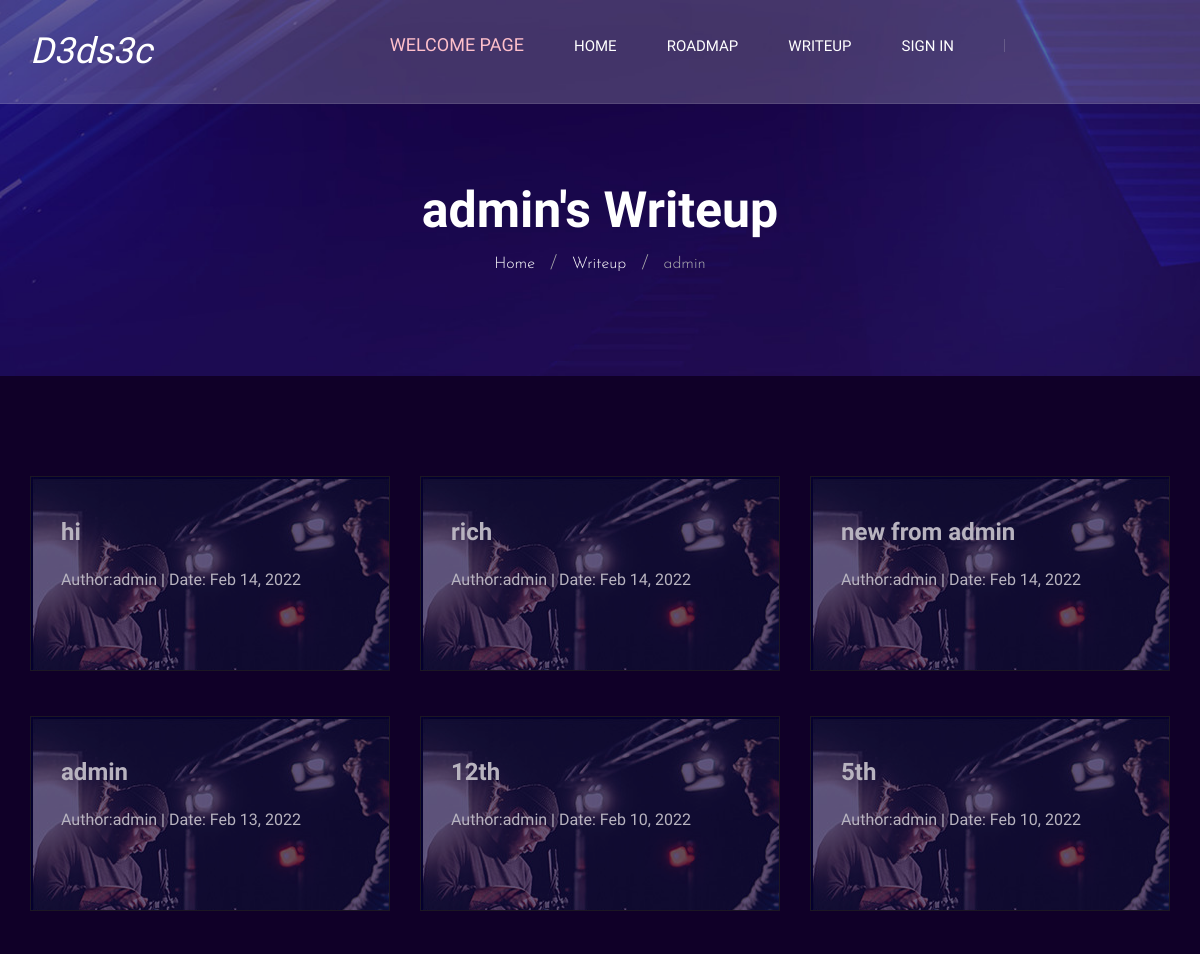
Before: /dedsec/writeup/admin/ (upper part) with the older database file.
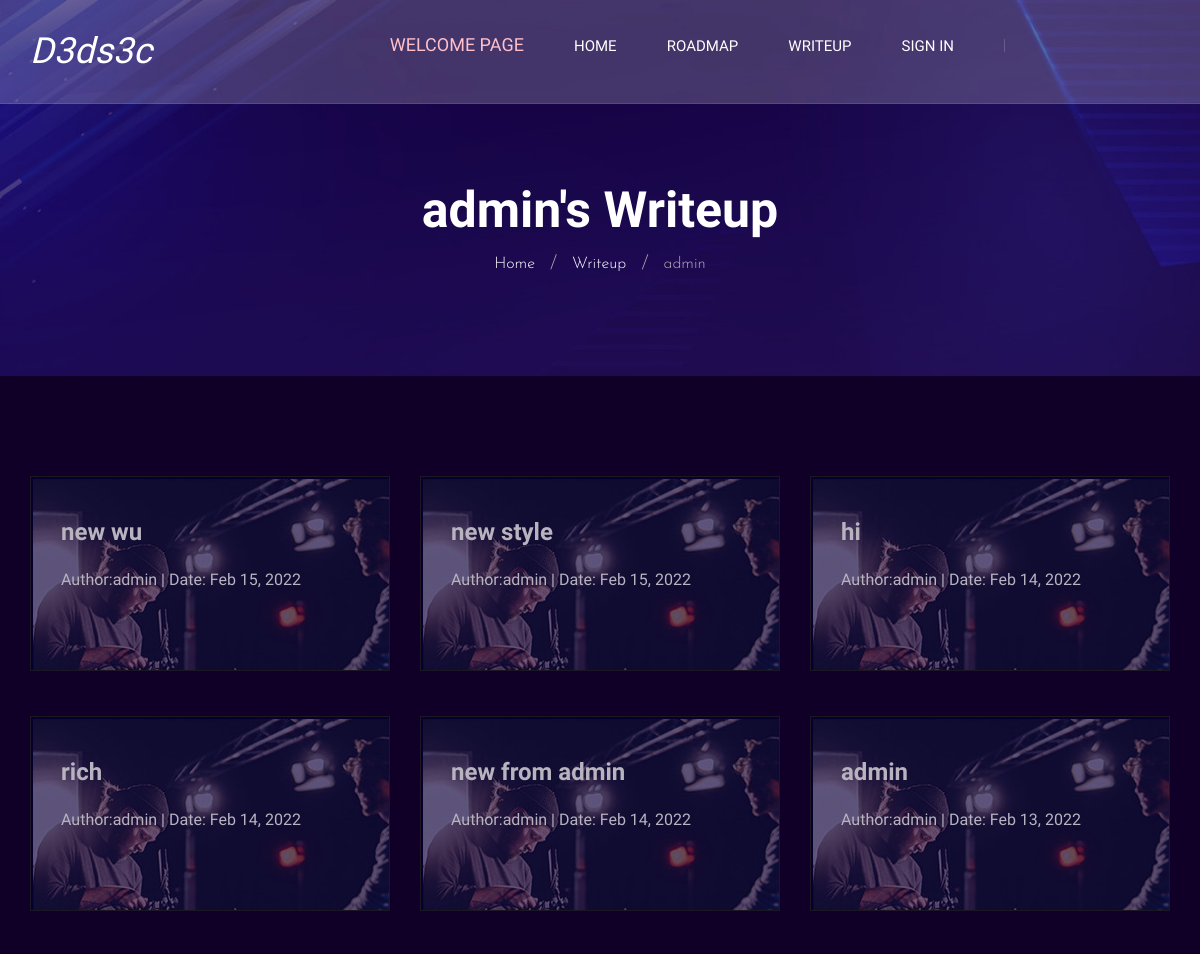
After: the same page with the newer database file.
### writeup/models.py (models this page shows, shortened)
class Writeup(models.Model):
    like = models.ManyToManyField(User,related_name='like')
    title = models.CharField(max_length=100)
    prerequis =  RichTextUploadingField(blank=True, null=True)
    content_upload = RichTextUploadingField(blank=True, null=True)
    cate = models.ManyToManyField(Cate, related_name='writeup')
    date_create = models.DateTimeField(default = timezone.now)
    author = models.ForeignKey(User, on_delete=models.CASCADE,related_name='writeup')

### writeup/views.py (the view)
class UserWriteuplist(ListView):
    model = Writeup
    context_object_name = 'post'
    paginate_by = 9
    def get_queryset(self) :
        user = get_object_or_404(User,username=self.kwargs.get('username'))
        return Writeup.objects.filter(author=user).order_by('-date_create')

### writeup/templates/writeup/userwriteup.html (shortened to what this page needs)
{%extends 'writeup/base.html'%}
{%load static%}
{% block content %}
    <header class="header">
        <div class="container">
            <div class="row">
                <div class="col-lg-2">
                    <div class="header__logo">
                        <a href="{%url 'wuhpage'%}" style="color: white;"><h2 style="color: white;"><em> D3ds3c</em> </h2></a>
                    </div>
                </div>
                <div class="col-lg-10">
                    <div class="header__nav__option">
                        <nav class="header__nav__menu mobile-menu">
                            <ul>
                                <li style="color: red;"><a href="{%url 'welcomehome'%}" > <h5 style="color: pink;">Welcome page</h5></a></li>
                                <li ><a href="{%url 'wuhpage'%}">Home</a></li>
                                <li ><a href="#">Roadmap</a></li>
                                <li><a href="{%url 'writeup'%}">Writeup</a>
                                </li>
                                {%if user.is_authenticated%}
                                <li><a href="#">Hello, {{user.first_name}}</a>
                                    <ul class="dropdown">
                                        <li><a href="{%url 'profile' user.id%}">Profile</a></li>
                                        <li><a href="{% url 'logout'%}">Log out</a></li>
                                    </ul>
                                </li>
                                {%else%}
                                <li>
                                    <a href="{% url 'login'%}">Sign in</a>
                                </li>
                                {%endif%}
                        </nav>
                        <div class="header__nav__social">
                            <a href="https://www.facebook.com/profile.php?id=100068404994823"><i class="fa fa-facebook"></i></a>
                            <a href="https://twitter.com/phong20031"><i class="fa fa-twitter"></i></a>
                            <a href="https://www.instagram.com/_minh_nguyn/?hl=en"><i class="fa fa-instagram"></i></a>
                            <a href="https://zalo.me/0377075126"><i class="fa fa-youtube-play"></i></a>
                        </div>
                    </div>
                </div>
            </div>
        </div>
    </header>
    <div class="breadcrumb-option spad set-bg" data-setbg="{% static 'writeup/img/breadcrumb-bg.jpg'%}">
        <div class="container">
            <div class="row">
                <div class="col-lg-12 text-center">
                    <div class="breadcrumb__text">
                        {%if user == post.first.author or post.count == 0 %}
                        <h2>My writeup</h2>
                        {%else%}
                        <h2>{{post.first.author.first_name}}'s Writeup</h2>
                        {%endif%}
                        <div class="breadcrumb__links">
                            <a href="{%url 'wuhpage'%}">Home</a>
                            <span><a href="{%url 'writeup'%}">Writeup</a> </span> <span> {{post.first.author}}</span>
                        </div>
                    </div>
                </div>
            </div>
        </div>
    </div>
    <section class="blog spad">
        <div class="container">
            <div class="row">
                {%for p in post%}
                <div class="col-lg-4 col-md-6 col-sm-6">
                    <a href="{%url 'writeupdetail' p.id%}">
                    <div class="blog__item">
                          <h4>{{p.title}}</h4>
                         <p> <h6 style="color: white;"> <a href="{%url 'profile' p.author.id%}"> Author:{{p.author.first_name}}</a>  | Date: {{p.date_create|date:"M d, Y" }}</h6></p>
                        <br>
                    </div>
                    </a>
                </div>
                {%endfor%}
            </div>
        </div>
    </section>
{% endblock %}

Changed rows visible on the page:
no longer on this page (row unchanged): Writeup: title "12th", author.first_name "admin", date_create "Feb 10, 2022"
no longer on this page (row unchanged): Writeup: title "5th", author.first_name "admin", date_create "Feb 10, 2022"
added Writeup: first.author.first_name "admin", first.author "admin", title "new wu", author.first_name "admin", date_create "Feb 15, 2022"
added Writeup: title "new style", author.first_name "admin", date_create "Feb 15, 2022"
